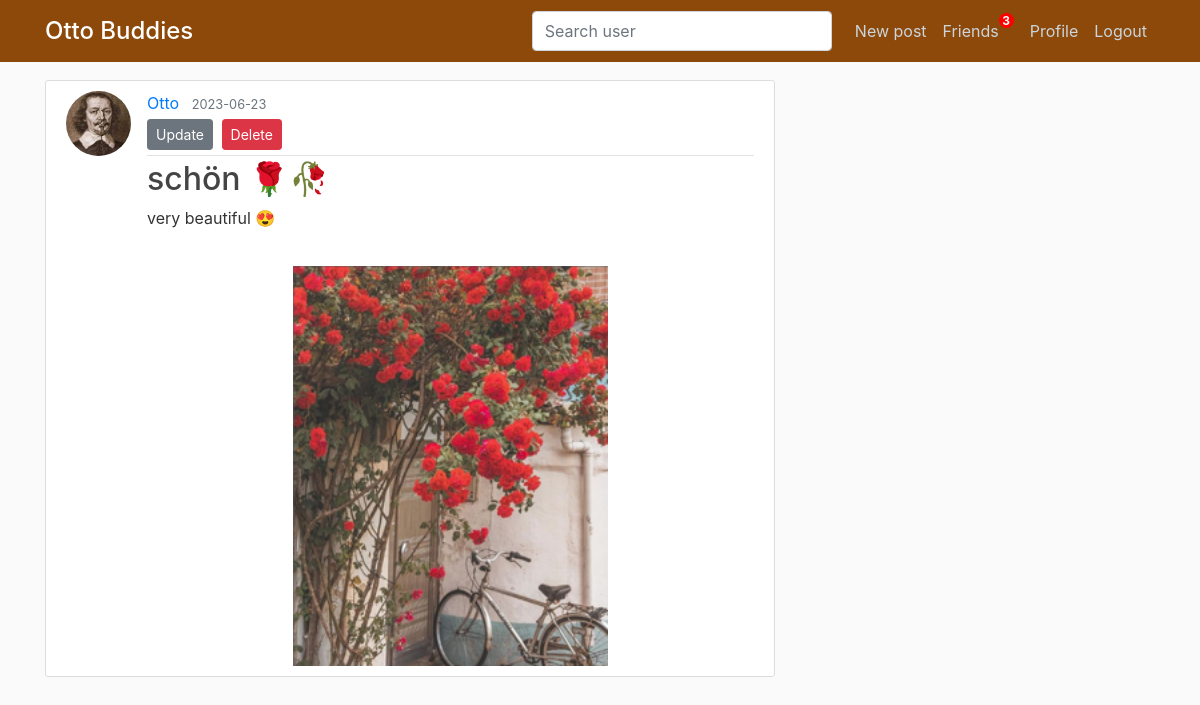
Screenshot of /post/4 (signed in) with the database file from the repository.
### app.py (models this page shows, shortened)
class User(db.Model, UserMixin):
    id = db.Column(db.Integer, primary_key=True)
    username = db.Column(db.String(20), unique=True, nullable=False)
    email = db.Column(db.String(120), unique=True, nullable=False)
    birthday = db.Column(db.String(20), nullable=True)
    gender = db.Column(db.String(120), nullable=True)
    marriage_status = db.Column(db.String(120), nullable=True)
    sexual_orientation = db.Column(db.String(120), nullable=True)
    workplace = db.Column(db.String(120), nullable=True)
    education = db.Column(db.String(120), nullable=True)
    image_file = db.Column(db.String(20), nullable=False, default='default.jpg')
    password = db.Column(db.String(60), nullable=False)
    is_admin = db.Column(db.Boolean, default=False)
    blocked = db.Column(db.Boolean, default=False)
    dating = db.Column(db.Boolean, default=False)
    posts = db.relationship('Post', backref='author', lazy=True)

class Post(db.Model):
    id = db.Column(db.Integer, primary_key=True)
    title = db.Column(db.String(100), nullable=True)
    date_posted = db.Column(db.DateTime, nullable=False, default=datetime.utcnow)
    content = db.Column(db.Text, nullable=True)
    post_image = db.Column(db.String(20), nullable=True)
    user_id = db.Column(db.Integer, db.ForeignKey('user.id'), nullable=False)

### app.py (the view)
@app.route("/post/<int:post_id>")
def post(post_id):
    post = Post.query.get_or_404(post_id)
    return render_template('post.html', title=post.title, post=post)

### app.py
class SearchFriendForm(FlaskForm):
    searched = StringField("Username", validators=[DataRequired()])
    submit = SubmitField("Submit")

### app.py (called while the page is built)
@login_manager.user_loader
def load_user(user_id):
    return User.query.get(int(user_id))

@app.context_processor
def inject_friend_request_count():
    if current_user.is_authenticated:
        received_friend_requests, sent_friend_requests = get_friend_requests(current_user.id)
        num_total_requests = len(received_friend_requests)
        return dict(num_total_requests=num_total_requests, received_friend_requests=received_friend_requests)
    return dict()

@app.context_processor
def layout():
    form = SearchFriendForm()
    return dict(form=form)

def get_friend_requests(user_id):
    received_friend_requests = db.session.query(User).filter(Connection.followed_id == user_id,
                                                             Connection.status == "Requested").join(Connection,
                                                                                                    Connection.follower_id == User.id).all()
    sent_friend_requests = db.session.query(User).filter(Connection.follower_id == user_id,
                                                         Connection.status == "Requested").join(Connection,
                                                                                                Connection.followed_id == User.id).all()
    return received_friend_requests, sent_friend_requests

### templates/post.html (shortened to what this page needs)
{% extends 'layout.html' %}  {% block body %}
<article class="media content-section">
  <img
    class="rounded-circle article-img"
    src="{{ url_for('static', filename='pics/profile_pics/' + post.author.image_file) }}"
  />
  <div class="media-body">
    <div class="article-metadata">
      <a
        class="mr-2"
        href="{{ url_for('user_profile', username=post.author.username) }}"
        >{{ post.author.username }}</a
      >
      <small class="text-muted"
        >{{ post.date_posted.strftime('%Y-%m-%d') }}</small
      >
      {% if post.author == current_user or current_user.is_admin %}
      <div>
        <a
          class="btn btn-secondary btn-sm mt-1 mb-1"
          href="{{ url_for('update_post', post_id=post.id) }}"
          >Update</a
        >
        <button
          type="button"
          class="btn btn-danger btn-sm m-1"
          data-toggle="modal"
          data-target="#deleteModal"
        >
          Delete
        </button>
      </div>
      {% endif %}
    </div>
    <h2 class="article-title">{{ post.title }}</h2>
    <p class="article-content">{{ post.content }}</p>
    {% if post.post_image %}
    <img
      class="post-img"
      src="{{ url_for('static', filename='pics/post_pics/' + post.post_image) }}"
      alt="Post Image"
    />
    {% endif %}
  </div>
</article>
{% endblock %}

### static/main.css (style rules this page uses)
body { background: #fafafa; color: #333333; margin-top: 5rem; }
h1, h2, h3, h4, h5, h6 { color: #444444; }
.content-section { background: #ffffff; padding: 10px 20px; border: 1px solid #dddddd; border-radius: 3px; margin-bottom: 20px; }
.article-title { color: #444444; }
.article-content { white-space: pre-line; }
.article-img { height: 65px; width: 65px; margin-right: 16px; }
.article-metadata { padding-bottom: 1px; margin-bottom: 4px; border-bottom: 1px solid #e3e3e3; }
.post-img { margin-top: 20px; width: 100%; max-height: 400px; object-fit: contain; margin-right: 16px; }

### rows the page displays
User: image_file (picture), author.username "Otto"
Post: date_posted "2023-06-23", title "schön 🌹🥀", content "very beautiful 😍", post_image (picture)

### other values shown
{{ num_total_requests }} "3"
